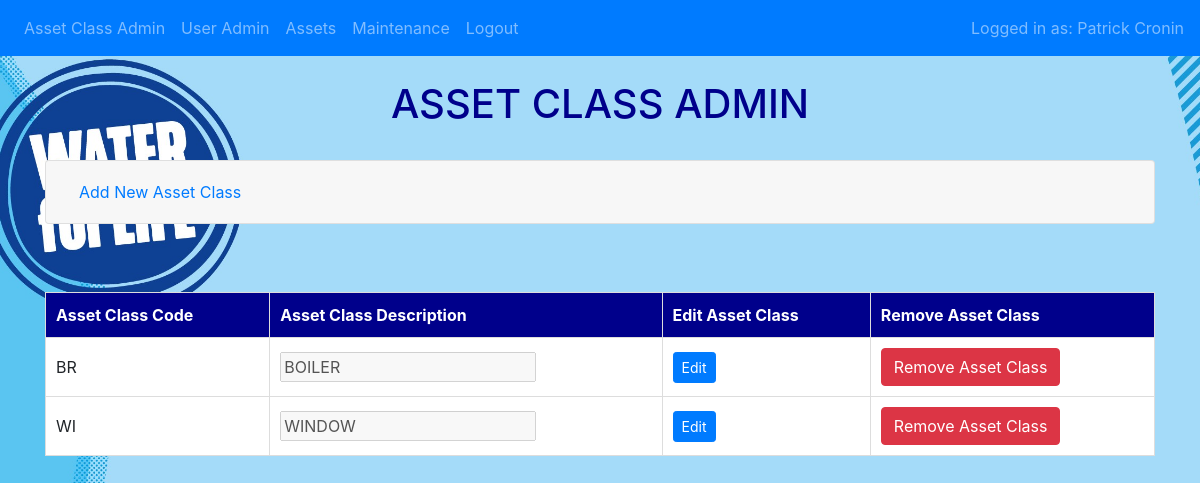
The app's page /assetclassadmin (signed in), older data.
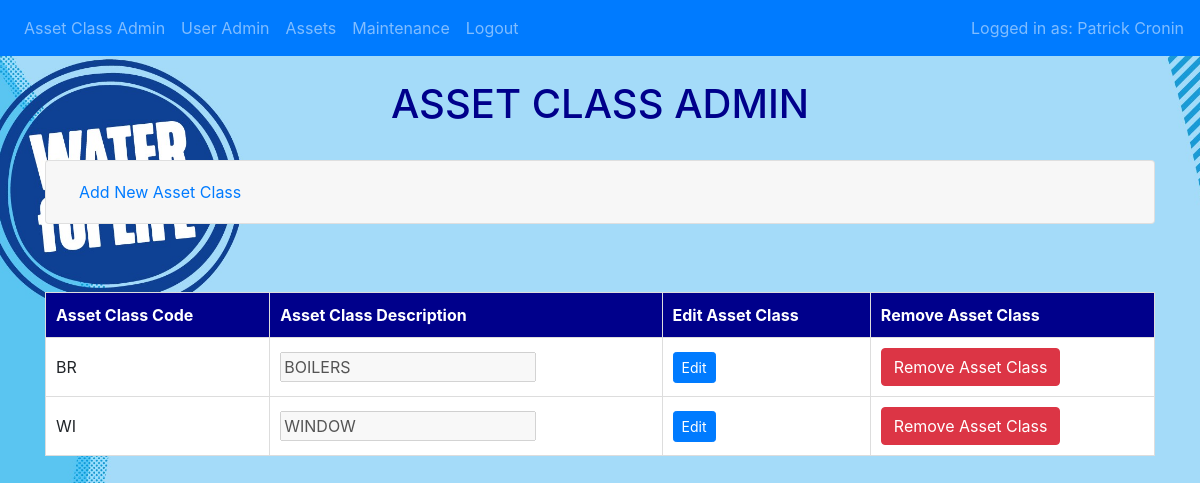
The same page, newer data.
### website/models.py (models this page shows)
class Assetclass(db.Model):
    class_code = db.Column(db.String(2), primary_key=True)
    class_desc = db.Column(db.String(50), nullable=False)
    assets = db.relationship('Asset', backref='assetclass', lazy=True)

### website/views.py (the view, shortened to what this page needs)
@views.route('/assetclassadmin', methods=['GET', 'POST'])
@admin_required
def assetclassadmin():
    AssetClassList = db.session.query(Assetclass).all()
    return render_template("assetclassadmin.html", user=current_user, asset_class_list=AssetClassList)

### website/__init__.py (called while the page is built)
def create_app():
    app = Flask(__name__)
    app.config.from_object('config.Config')
    db.init_app(app)
    from .views import  views
    from .auth import auth
    app.register_blueprint(views, url_prefix='/')
    app.register_blueprint(auth, url_prefix='/')
    from .models import User, Assetclass, Asset, Maintenance
    with app.app_context():
        db.create_all()
    login_manager = LoginManager()
    login_manager.login_view = 'auth.login'
    try:
        login_manager.init_app(app)
        @login_manager.user_loader
        def load_user(id):
            return User.query.get(int(id))
    except Exception as e:
        logging.error(f"Error loading user {id}: {e}")
        return None
    return app

### website/templates/assetclassadmin.html (shortened to what this page needs)
{% extends "base.html" %}
{% block content %}<br><h1 style="text-align: center; color:darkblue;">ASSET CLASS ADMIN</h1><br>
<div class="accordion" id="userACAdminAccordion">
<div class="card">
    <div class="card-header" id="headingAddAssetClass">
        <h2 class="mb-0">
            <button class="btn btn-link btn-block text-left" type="button" data-toggle="collapse" data-target="#collapseAddAssetClass" aria-expanded="false" aria-controls="collapseAddAssetClass">
                Add New Asset Class
            </button>
        </h2>
    </div>
</div>
</div>
<br>
<br>
<table>
    <thead>
        <tr>
            <th>Asset Class Code</th>
            <th>Asset Class Description</th>
            <th>Edit Asset Class</th>
            <th>Remove Asset Class</th>
        </tr>
    </thead>
    <tbody>
        {% for assetclass in asset_class_list %}
        <tr id="{{ assetclass.class_code }}">
            <td>{{ assetclass.class_code }}</td>
            <td><input type="text" name="asset_class_desc" value="{{ assetclass.class_desc }}" disabled></td>
            <td>
                <button class="btn btn-sm btn-primary" data-editing="false" onclick="toggleEdit(this, '{{ assetclass.class_code }}', ['asset_class_desc'], '/edit_asset_class')">
                    Edit
                </button>
            </td>
            <td>
                <form action="{{ url_for('views.delete_asset_class', class_code=assetclass.class_code) }}" method="POST" onsubmit="return confirm('Are you sure you want to remove this asset class?');">
                    <button type="submit" class="btn btn-danger">Remove Asset Class</button>
                </form>
            </td>
        <tr>
{% endfor %}
</tbody>
</table>
{% endblock %}

Row changes from the older to the newer data that the page shows:
changed Assetclass "BR": asset_class_desc "BOILER" → "BOILERS"
